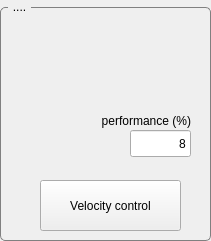
  <widget class="QGroupBox" name="groupBox_4">
   <property name="geometry">
    <rect>
     <x>1010</x>
     <y>230</y>
     <width>211</width>
     <height>241</height>
    </rect>
   </property>
   <property name="styleSheet">
    <string notr="true">QGroupBox {
    border: 1px solid gray;
    border-radius: 5px;
    margin-top: 7px;
}

QGroupBox::title {
    subcontrol-origin: margin;
    left: 8px;
    padding: 0 3px 0 3px;
}</string>
   </property>
   <property name="title">
    <string>....</string>
   </property>
   <widget class="QLabel" name="label_48">
    <property name="geometry">
     <rect>
      <x>80</x>
      <y>110</y>
      <width>111</width>
      <height>21</height>
     </rect>
    </property>
    <property name="text">
     <string>performance (%)</string>
    </property>
    <property name="alignment">
     <set>Qt::AlignRight|Qt::AlignTrailing|Qt::AlignVCenter</set>
    </property>
   </widget>
   <widget class="QLineEdit" name="LE_BNO_JUMP_PERFORMANCE_2">
    <property name="geometry">
     <rect>
      <x>130</x>
      <y>130</y>
      <width>61</width>
      <height>27</height>
     </rect>
    </property>
    <property name="text">
     <string>8</string>
    </property>
    <property name="alignment">
     <set>Qt::AlignRight|Qt::AlignTrailing|Qt::AlignVCenter</set>
    </property>
   </widget>
   <widget class="QPushButton" name="BTN_VEL_CON">
    <property name="geometry">
     <rect>
      <x>40</x>
      <y>180</y>
      <width>141</width>
      <height>51</height>
     </rect>
    </property>
    <property name="text">
     <string>Velocity control</string>
    </property>
   </widget>
  </widget>
